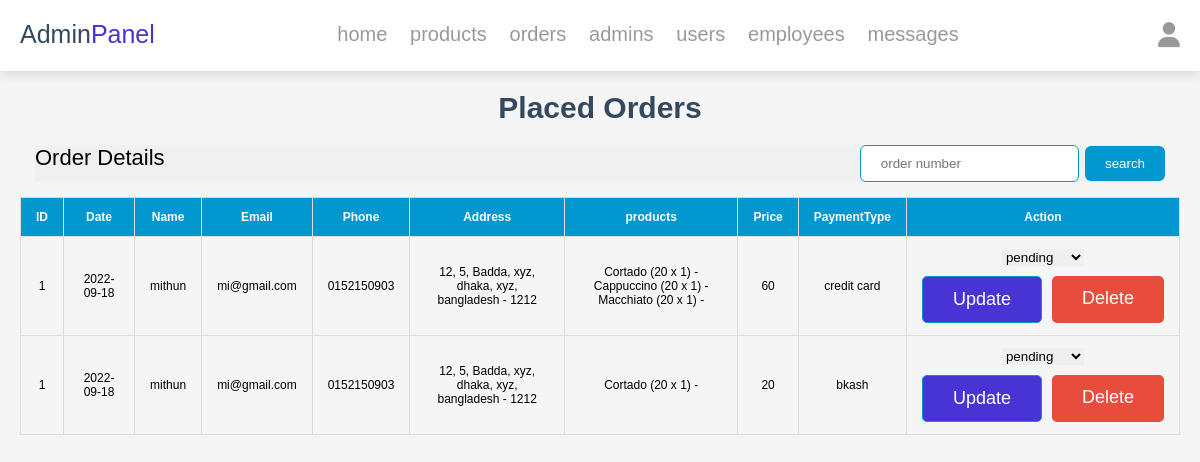
The app's page /admin/pending_orders.php (signed in) with its own data.
### tables this page shows
CREATE TABLE `orders` (
  `id` int(100) NOT NULL,
  `user_id` int(100) NOT NULL,
  `name` varchar(20) NOT NULL,
  `number` varchar(10) NOT NULL,
  `email` varchar(50) NOT NULL,
  `method` varchar(50) NOT NULL,
  `address` varchar(500) NOT NULL,
  `total_products` varchar(1000) NOT NULL,
  `total_price` int(100) NOT NULL,
  `placed_on` date NOT NULL DEFAULT current_timestamp(),
  `payment_status` varchar(20) NOT NULL DEFAULT 'pending'
);

### admin/pending_orders.php (the view, shortened to what this page needs)
<?php
include '../components/connect.php';
?>
<!DOCTYPE html>
<html lang="en">
<head>
   <link rel="stylesheet" href="https://cdnjs.cloudflare.com/ajax/libs/font-awesome/6.1.1/css/all.min.css">
   <link rel="stylesheet" href="../css/dashboard_style.css">
   <link rel="stylesheet" href="../css/table.css">
</head>
<body>
   <?php include '../components/admin_header.php' ?>
   <section class="placed-orders">
      <h1 class="heading">placed orders</h1>
      <div class="table_header">
         <p>Order Details</p>
         <div>
            <input placeholder="order number">
            <button class="add_new">search</button>
         </div>
      </div>
      <div>
         <table class="table">
            <thead>
               <tr>
                  <th>ID</th>
                  <th>Date</th>
                  <th>Name</th>
                  <th>Email</th>
                  <th>Phone</th>
                  <th>Address</th>
                  <th>products</th>
                  <th>Price</th>
                  <th>PaymentType</th>
                  <th>Action</th>
               </tr>
            </thead>
            <tbody>
               <?php
               $select_orders = $conn->prepare("SELECT * FROM `orders` where payment_status='pending'");
               $select_orders->execute();
               if ($select_orders->rowCount() > 0) {
                  while ($fetch_orders = $select_orders->fetch(PDO::FETCH_ASSOC)) {
               ?>
                     <tr>
                        <td><?= $fetch_orders['user_id']; ?></td>
                        <td><?= $fetch_orders['placed_on']; ?></td>
                        <td><?= $fetch_orders['name']; ?></td>
                        <td><?= $fetch_orders['email']; ?></td>
                        <td><?= $fetch_orders['number']; ?></span></td>
                        <td><?= $fetch_orders['address']; ?></td>
                        <td><?= $fetch_orders['total_products']; ?></td>
                        <td><?= $fetch_orders['total_price']; ?></td>
                        <td><?= $fetch_orders['method']; ?></td>
                        <td>
                           <form action="" method="POST">
                              <select name="payment_status" class="drop-down">
                                 <option value="" selected disabled><?= $fetch_orders['payment_status']; ?></option>
                              </select>
                              <div class="flex-btn">
                                 <input type="submit" value="update" class="btn" name="update_payment">
                                 <a href="placed_orders.php?delete=<?= $fetch_orders['id']; ?>" class="delete-btn" onclick="return confirm('delete this order?');">delete</a>
                              </div>
                           </form>
                        </td>
                     </tr>
               <?php
                  }
               } else {
                  echo '<p class="empty">no orders placed yet!</p>';
               }
               ?>
            </tbody>
         </table>
      </div>
   </section>
</body>
</html>

### css/dashboard_style.css (style rules this page uses)
:root { --main-color: #4834d4; --red: #e74c3c; --orange: #f39c12; --black: #34495e; --white: #fff; --light-bg: #f5f5f5; --light-color: #999; --border: .2rem solid var(--white); --box-shadow: 0 .5rem 1rem rgba(0, 0, 0, .1); }
* { font-family: 'Montserrat', sans-serif; margin: 0; padding: 0; box-sizing: border-box; text-decoration: none; outline: none; border: none; }
.table { width: 100%; border-collapse: collapse; }
button { outline: none; border: none; border-radius: 6px; cursor: pointer; }
.add_new { padding: 10px 20px; color: #ffffff; background-color: aqua; }
.table td, .table th { padding: 12px 15px; border: 1px solid #ddd; text-align: center; font-size: 16px; }
.table th { background-color: darkblue; color: #ffffff; }
.table tbody tr:nth-child(even) { background-color: #f5f5f5; }
html { font-size: 62.5%; overflow-x: hidden; }
body { background-color: var(--light-bg); }
section { max-width: 1200px; margin: 0 auto; padding: 2rem; }
.btn, .delete-btn, .option-btn { display: block; margin-top: 1rem; border-radius: .5rem; cursor: pointer; width: 100%; font-size: 1.8rem; color: var(--white); padding: 1.2rem 3rem; text-transform: capitalize; text-align: center; }
.btn { background-color: var(--main-color); }
.delete-btn { background-color: var(--red); }
.flex-btn { display: flex; gap: 1rem; }
.heading { text-align: center; margin-bottom: 2rem; text-transform: capitalize; color: var(--black); font-size: 3rem; }

### css/table.css (style rules this page uses)
* { box-sizing: border-box; font-family: 'Anton', sans-serif; }
html { font-family: 'Anton', sans-serif; }
.table { width: 100%; border-collapse: collapse; overflow: scroll; }
.table_header { display: flex; font-size: 22px; justify-content: space-between; margin: 15px; text-align: center; background-color: rgb(240, 240, 240); }
button { outline: none; border: none; border-radius: 6px; cursor: pointer; }
.add_new { padding: 10px 20px; color: #ffffff; background-color: #0298cf; }
input { padding: 10px 20px; outline: none; border-radius: 6px; border: 1px solid #0298cf; }
.table td, .table th { padding: 12px 15px; border: 1px solid #ddd; text-align: center; font-size: 12px; }
td a { padding: 6px; }
.table th { background-color: #0298cf; color: #ffffff; }
.table tbody tr:nth-child(even) { background-color: #f5f5f5; }

### records on screen
orders: user "1", placed_on "2022-09-18", name "mithun", email "mi@gmail.com", number "0152150903", address "12, 5, Badda, xyz, dhaka, xyz, bangladesh - 1212", total_products "Cortado (20 x 1) - Cappuccino (20 x 1) - Macchiato (20 x 1) -", total_price "60", method "credit card", payment_status "pending"
orders: user "1", placed_on "2022-09-18", name "mithun", email "mi@gmail.com", number "0152150903", address "12, 5, Badda, xyz, dhaka, xyz, bangladesh - 1212", total_products "Cortado (20 x 1) -", total_price "20", method "bkash", payment_status "pending"
